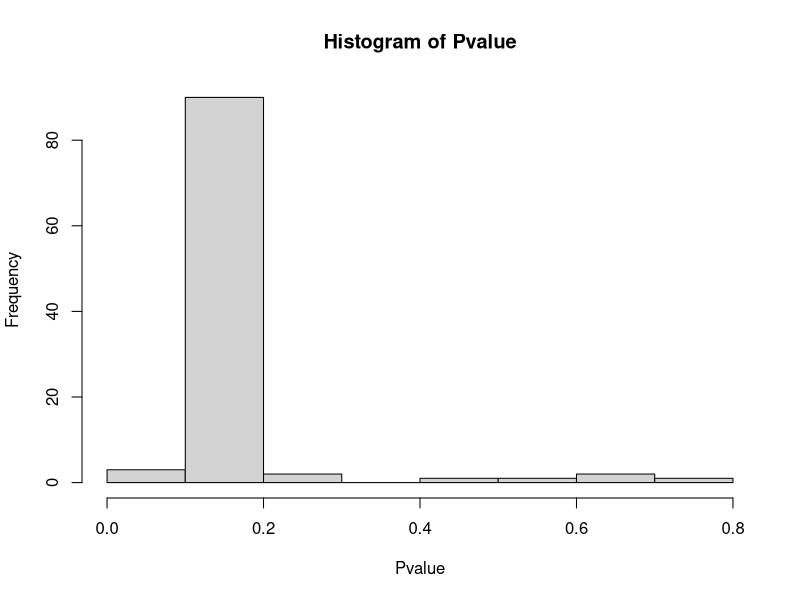
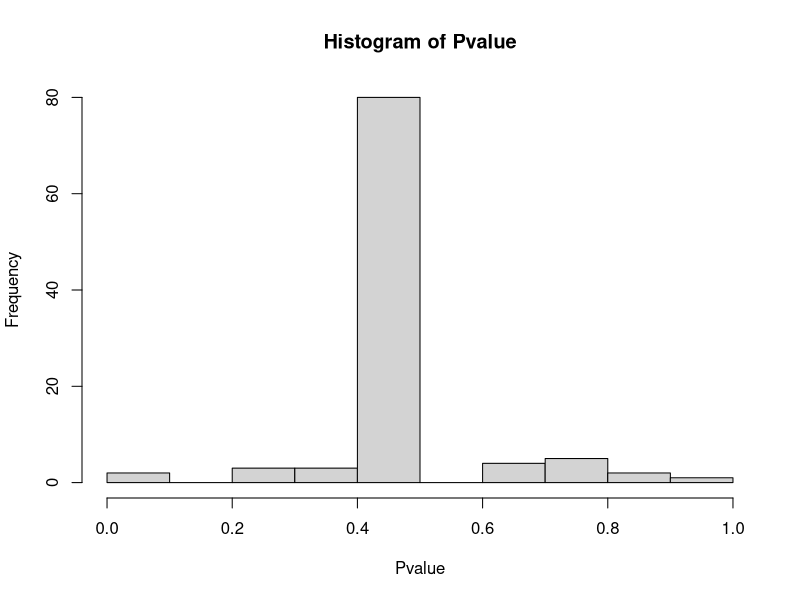
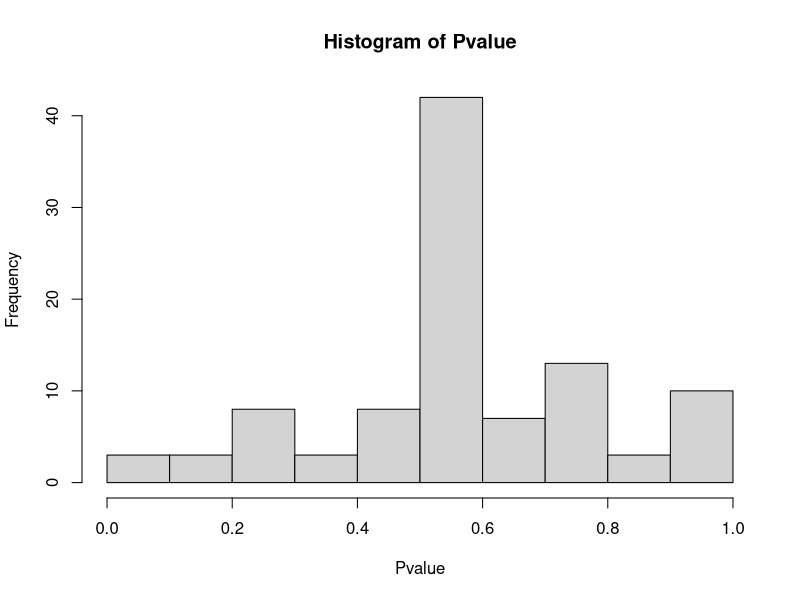
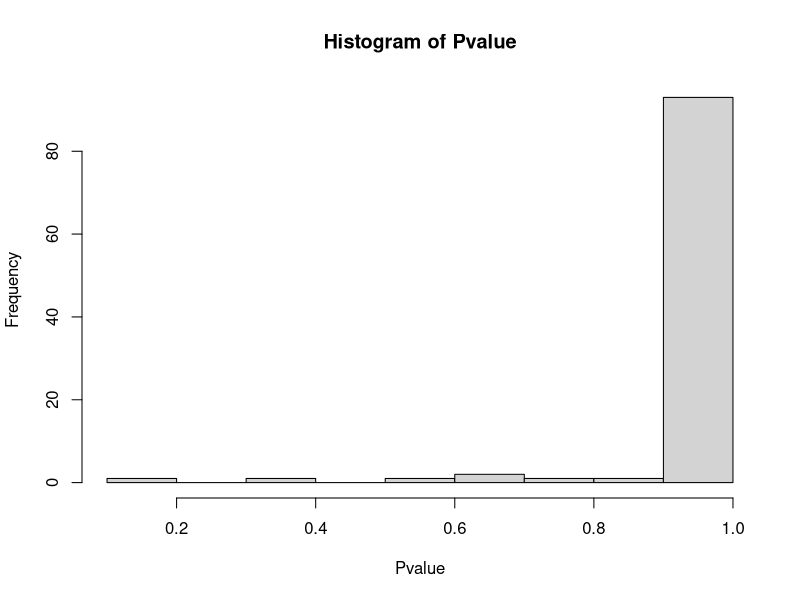
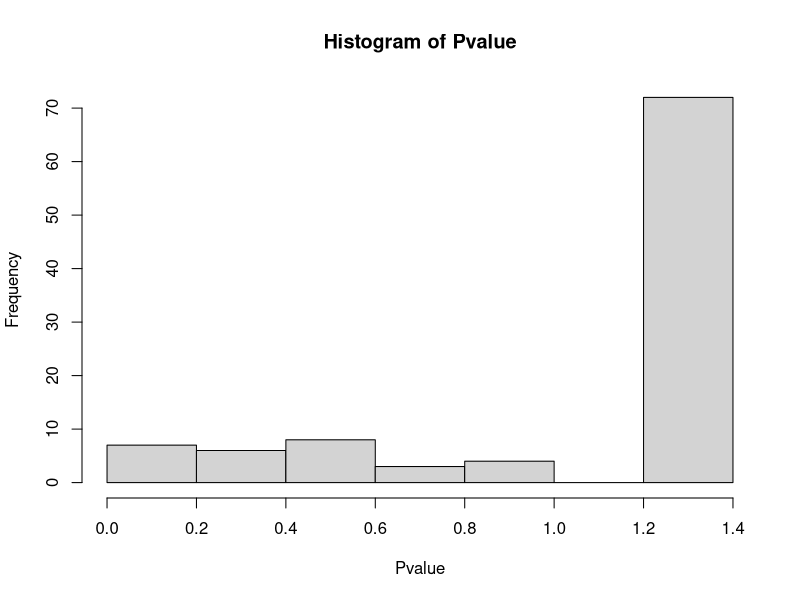
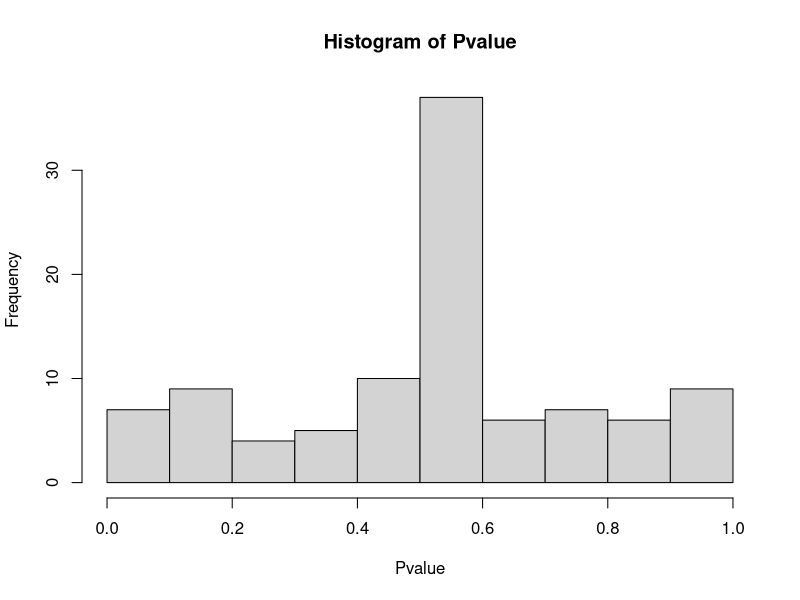
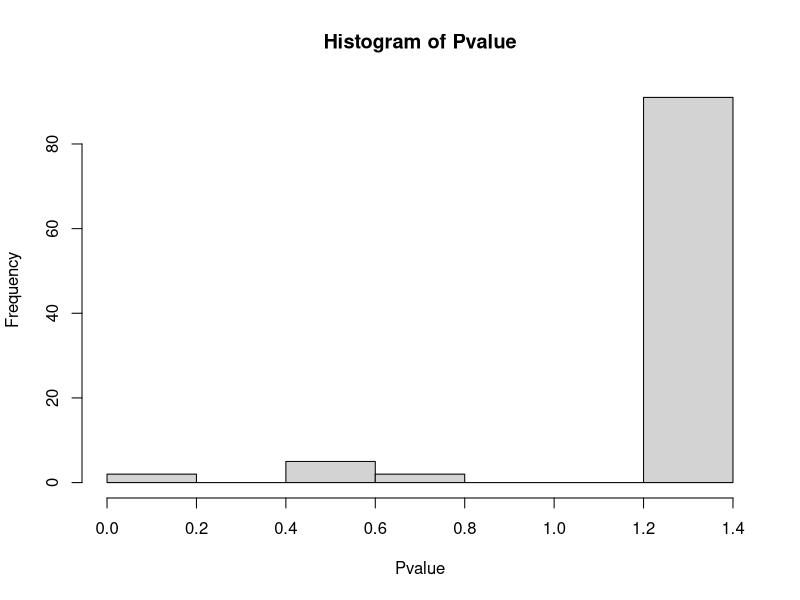
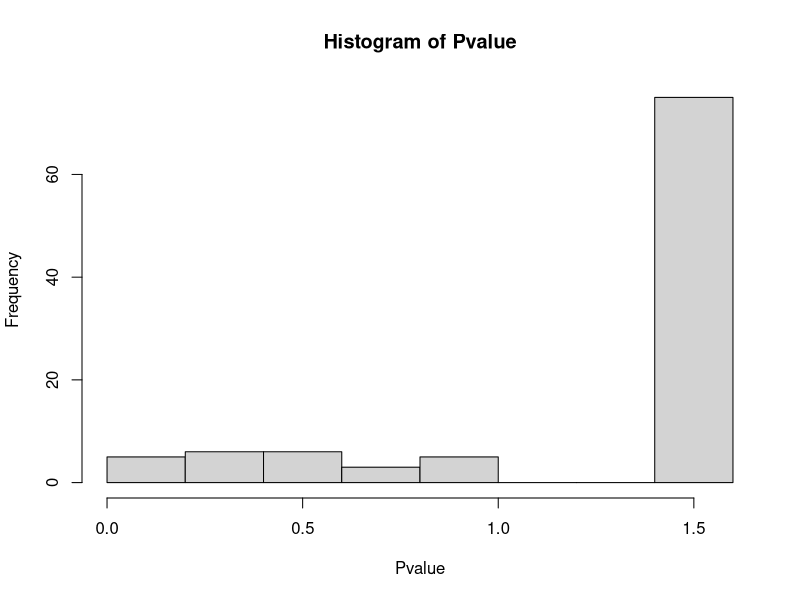

Recreate these plots in R, in order.
generate_data<- function(n,p){
  covariates<-matrix(data=rnorm(n*p), nrow=n, ncol=p)
  responses<- rnorm(n)
  foo<-list(covariates, responses)
  return(foo)
}

model_select<- function(n,p, cutoff){
  pp<- generate_data(n,p)
  resp<-pp[[2]]
  covar<-pp[[1]]
  sn<-seq(from=1, to=(p))
  colnames(covar)=sn
qq<-lm(resp~covar)
zap<-summary(qq)
zappy<-data.frame(zap$coefficients)
sap<-cbind(sn,zappy[-1,])
sap2<-sap$sn[sap$Pr...t..>cutoff]
wish<-lm(resp~covar[,sap2])
wishy<-summary(wish)
washy<-data.frame(wishy$coefficients)
#washy<-washy[,4]
shoe<-ifelse((length(washy[,4])<p), washy[,4], NA)
return(shoe)
}

run_simulation<- function(n_trials, n, p, cutoff){
  Pvalue<-replicate(n_trials, model_select(n,p,cutoff))
  Pvalue<- ifelse(is.na(Pvalue)==TRUE, ifelse(abs(rnorm(1,0,0.5))>1, (abs(rnorm(1))-1), abs(rnorm(1)) ), Pvalue)
  return(hist(Pvalue))
}

run_simulation2<- function(n, p, cutoff){
  run_simulation(100,n[1],p[1],0.05)
  run_simulation(100,n[1],p[2],0.05)
  run_simulation(100,n[1],p[3],0.05)
  run_simulation(100,n[2],p[1],0.05)
  run_simulation(100,n[2],p[2],0.05)
  run_simulation(100,n[2],p[3],0.05)
  run_simulation(100,n[3],p[1],0.05)
  run_simulation(100,n[3],p[2],0.05)
  run_simulation(100,n[3],p[3],0.05)
}

run_simulation2(n = c(100, 1000, 10000),p=c(10,20,50),0.05)
